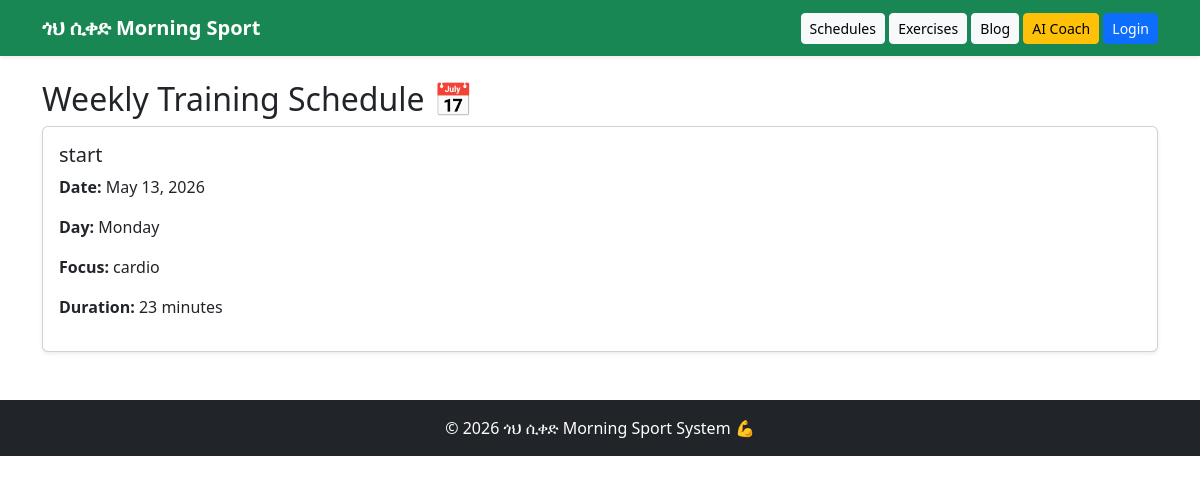
The app's page /schedules/ with its own data.
### sport/models.py (models this page shows, shortened)
class Schedule(models.Model):
    DAY_CHOICES = [
        ('Monday', 'Monday'),
        ('Tuesday', 'Tuesday'),
        ('Wednesday', 'Wednesday'),
        ('Thursday', 'Thursday'),
        ('Friday', 'Friday'),
        ('Saturday', 'Saturday'),
        ('Sunday', 'Sunday'),
    ]
    title = models.CharField(max_length=200)
    description = models.TextField()
    day = models.CharField(max_length=10, choices=DAY_CHOICES)
    date = models.DateField()
    start_time = models.TimeField()
    duration_minutes = models.PositiveIntegerField()
    focus_area = models.CharField(max_length=100)
    created_at = models.DateTimeField(auto_now_add=True)

### sport/views.py (the view)
# urls.py: path('schedules/', views.schedule_list, name='schedule_list'),
def schedule_list(request):
    schedules = Schedule.objects.all().order_by('date', 'start_time')
    return render(request, 'sport/schedule_list.html', {
        'schedules': schedules
    })

### sport/templates/sport/schedule_list.html (shortened to what this page needs)
{% extends is_admin_view|yesno:"sport/admin_base.html,sport/student_base.html" %}
{% block content %}
    {{ block.super }}
{% endblock %}
{% block student_content %}
    {% include "sport/_schedule_content.html" %}
{% endblock %}

### sport/templates/sport/_schedule_content.html (shortened to what this page needs)
<h2>Weekly Training Schedule 📅</h2>
{% for schedule in schedules %}
<div class="card mb-3 shadow-sm">
    <div class="card-body">
        <h5>{{ schedule.title }}</h5>
        <p><strong>Date:</strong> {{ schedule.date }}</p>
        <p><strong>Day:</strong> {{ schedule.day }}</p>
        <p><strong>Focus:</strong> {{ schedule.focus_area }}</p>
        <p><strong>Duration:</strong> {{ schedule.duration_minutes }} minutes</p>
    </div>
</div>
{% empty %}
<p>No schedules available.</p>
{% endfor %}

### records on screen
Schedule: title "start", date "May 13, 2026", day "Monday", focus_area "cardio", duration_minutes "23"
